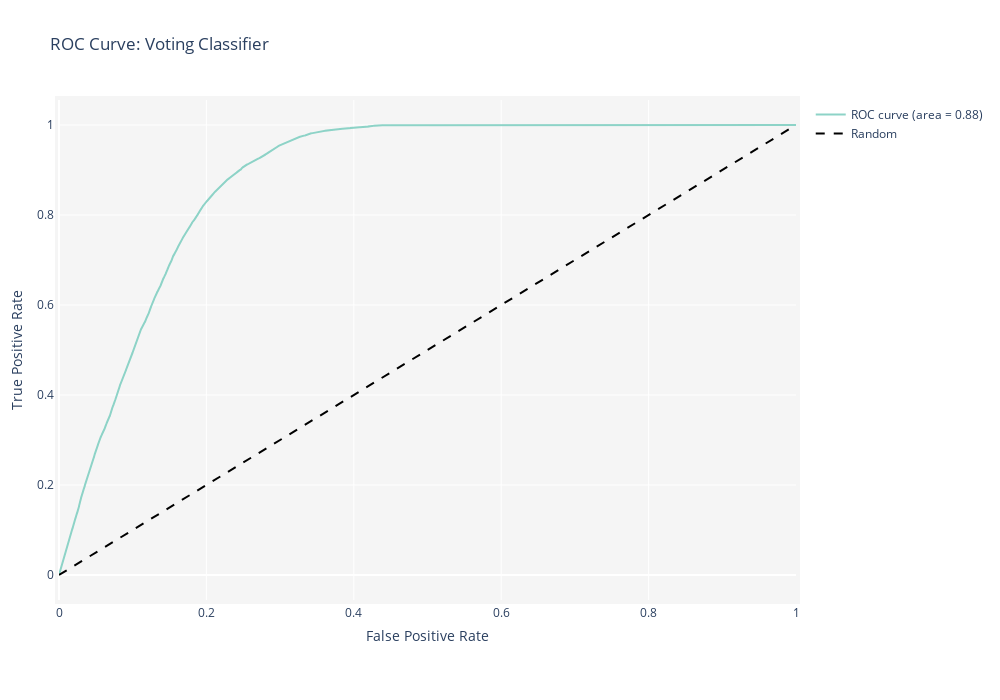

The notebook cell saved with this chart:
### Code cell
import numpy as np
from sklearn.preprocessing import label_binarize
from sklearn.metrics import roc_curve, auc
import plotly.graph_objects as go
import plotly.express as px
import viz


y_pred_proba_class_1 = vc_clf_pipeline.predict_proba(valid.drop(columns='Response'))[:, 1]
viz.plot_roc_curve(valid['Response'], y_pred_proba_class_1, title='Voting Classifier')

### Figure 1 — Plotly figure (JSON) as saved in the notebook; plotly's stock layout.template omitted (floating-point values rounded to 4 significant figures; data arrays with more than 128 entries replaced by an {"elided": "..."} marker saying what was removed)
{"data": [{"line": {"color": "rgb(141,211,199)"}, "mode": "lines", "name": "ROC curve (area = 0.88)", "type": "scatter", "x": {"elided": "22790 float values"}, "y": {"elided": "22790 float values"}}, {"line": {"color": "black", "dash": "dash"}, "mode": "lines", "name": "Random", "type": "scatter", "x": [0, 1], "y": [0, 1]}], "layout": {"autosize": false, "height": 700, "margin": {"b": 100, "l": 50, "pad": 4, "r": 50, "t": 100}, "plot_bgcolor": "whitesmoke", "title": {"text": "ROC Curve: Voting Classifier"}, "width": 1000, "xaxis": {"title": {"text": "False Positive Rate"}}, "yaxis": {"title": {"text": "True Positive Rate"}}}}
